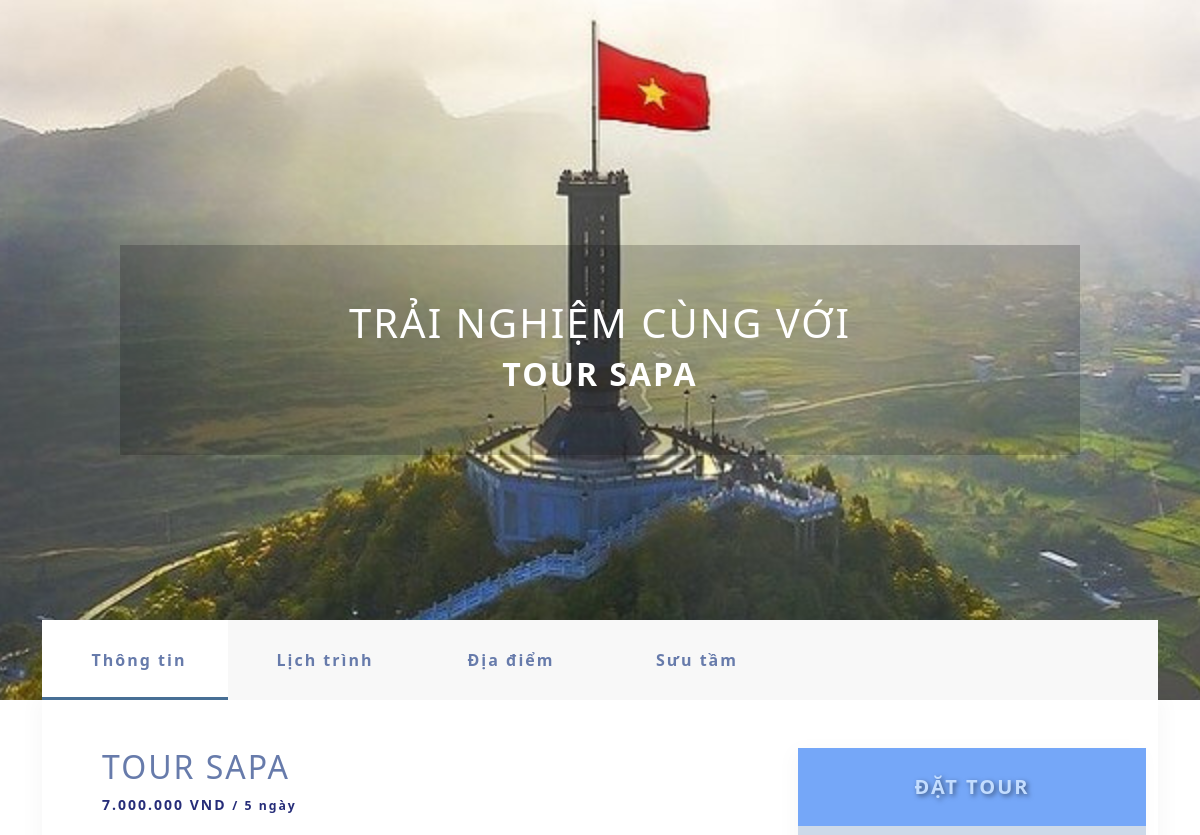
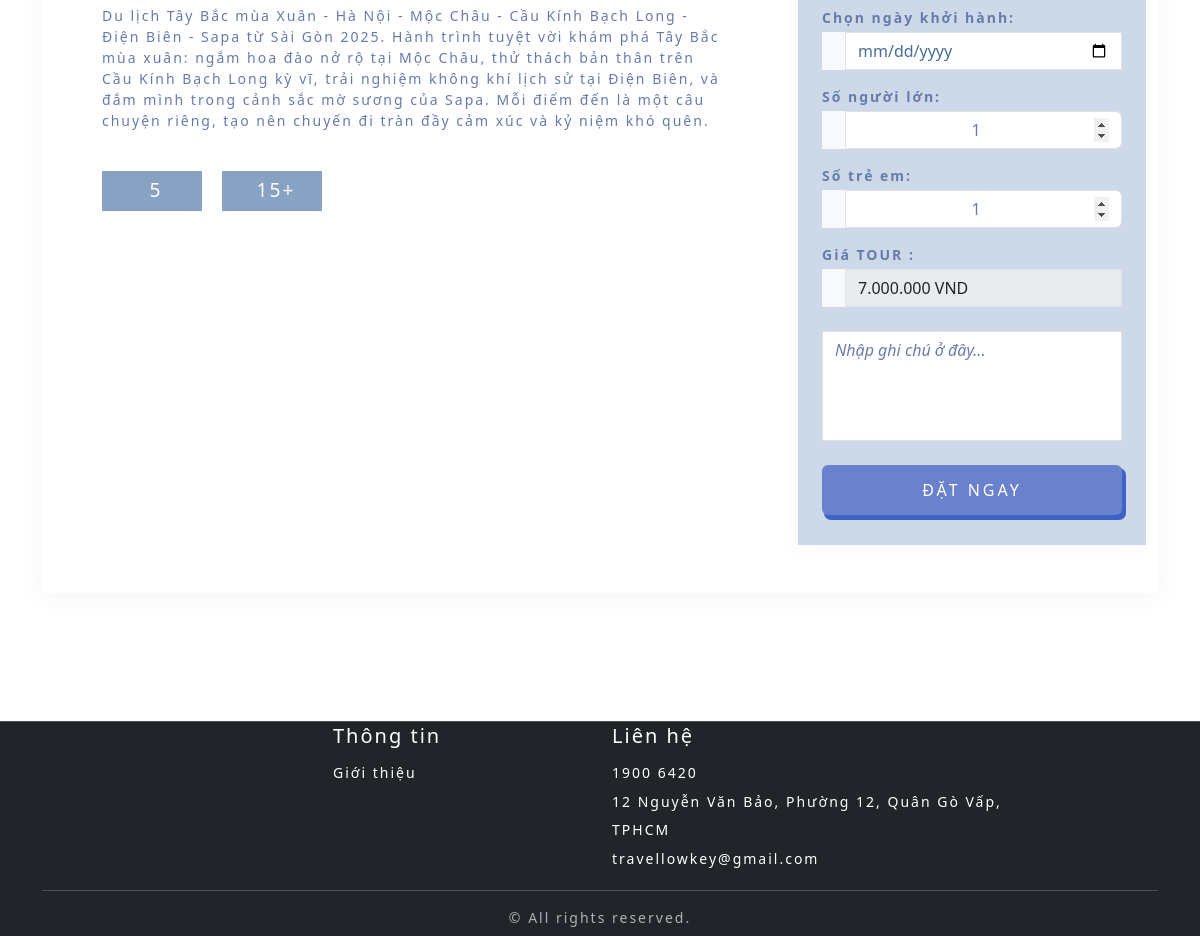
Screenshot of /modules/home/tour_detail.php?tourCode=3 with the database file from the repository (2 pictures, top to bottom).
### tables this page shows
CREATE TABLE `tour`  (
    `tourCode` int NOT NULL AUTO_INCREMENT,
    `tourName` varchar(100) NULL DEFAULT NULL,
    `tourImage` varchar(500) NULL DEFAULT NULL,
    `startDate` datetime NULL DEFAULT NULL,
    `price` float NULL DEFAULT NULL,
    `description` varchar(500) NULL DEFAULT NULL,
    `employeeCode` int NULL DEFAULT NULL,
    `vehicleCode` int NULL DEFAULT NULL,
    `tourPackageCode` int NULL DEFAULT NULL,
    `endDate` datetime NULL DEFAULT NULL,
    PRIMARY KEY (`tourCode`),
    INDEX `vehicleCode`(`vehicleCode`),
    INDEX `employeeCode`(`employeeCode`),
    INDEX `tourPackageCode`(`tourPackageCode`),
    CONSTRAINT `tour_ibfk_1` FOREIGN KEY (`vehicleCode`) REFERENCES `vehicle` (`vehicleCode`) ON DELETE RESTRICT ON UPDATE RESTRICT,
    CONSTRAINT `tour_ibfk_2` FOREIGN KEY (`employeeCode`) REFERENCES `employee` (`employeeCode`) ON DELETE RESTRICT ON UPDATE RESTRICT,
    CONSTRAINT `tour_ibfk_3` FOREIGN KEY (`tourPackageCode`) REFERENCES `tourpackage` (`tourPackageCode`) ON DELETE RESTRICT ON UPDATE RESTRICT
);

### models/tourConnect.php (called while the page is built, shortened)
<?php
include_once("clsKetNoi.php");
class modelTour
{
    private $conn;
    function __construct()
    {
        $p = new clsKetNoi();
        $this->conn = $p->ketNoiDB();
    }
    function getTour($tourCode){
        if($this->conn){
            $query = "SELECT * FROM tour WHERE tourCode =?";
            $stmt = $this->conn->prepare($query);
            $stmt->bind_param('i', $tourCode);
            $stmt->execute();
            $result = $stmt->get_result();
            $row = $result->fetch_assoc();
            return $row;
        }else{
            return false;
        }
    }
}

### models/clsKetNoi.php (called while the page is built, shortened)
<?php
class clsKetNoi
{
    function ketNoiDB() {
        $this->conn = new mysqli("localhost", "root", "", "ptud");
        return $this->conn;
    }
}

### modules/home/tour_detail.php (the view, shortened to what this page needs)
<?php
    include("../../models/tourConnect.php");
    $tour = new modelTour();
    $get_tourCode = isset($_GET['tourCode']) ? (int)$_GET['tourCode'] : 0;
    $tour_inforDetail = $tour->getTour($get_tourCode);
    $startDate = new DateTime(htmlspecialchars($tour_inforDetail['startDate']));
    $endDate = new DateTime(htmlspecialchars($tour_inforDetail['endDate']));
    $interval = $startDate->diff($endDate);
    include_once("../../models/clsKetNoi.php");
?>
<!DOCTYPE html>
<html lang="vi">
<head>
    <link rel="stylesheet" href="/Tour_management/asset/css/bootstrap.min.css">
    <link rel="stylesheet" href="/Tour_management/asset/css/style.css">
    <link rel="stylesheet" href="/Tour_management/asset/css/tourDetail.css">
</head>
<body>
    <div class="divImage">
        <img src="<?= htmlspecialchars($tour_inforDetail['tourImage']) ?>" alt="">
        <div class="Slogan">
            <h1>TRẢI NGHIỆM CÙNG VỚI</h1>
            <h2 class="text-uppercase fw-bold"><?= htmlspecialchars($tour_inforDetail['tourName']) ?></h2>
        </div>
    </div>
    <section class="tour-detail pb-5" style="transform: translateY(-80px);">
        <div class="container">
            <div class="content">
                <div class="row">
                    <div class="row row-tab col" id="myTab" role="tablist">
                        <a href="#tab1" id="tab1-tab" data-bs-toggle="tab" role="tab" aria-controls="tab1"
                            aria-selected="true" class="tab-item active col fw-bold text-decoration-none">
                            <i class="fa-solid fa-circle-info me-2"></i>Thông tin
                        </a>
                        <a href="#tab2" id="tab2-tab" data-bs-toggle="tab" role="tab" aria-controls="tab2"
                            aria-selected="false" class="tab-item col fw-bold text-decoration-none">
                            <i class="fa-solid fa-calendar-days me-2"></i>Lịch trình
                        </a>
                        <a href="#tab3" id="tab3-tab" data-bs-toggle="tab" role="tab" aria-controls="tab3"
                            aria-selected="false" class="tab-item col fw-bold text-decoration-none">
                            <i class="fa-solid fa-name-dot me-2"></i>Địa điểm
                        </a>
                        <a href="#tab4" id="tab4-tab" data-bs-toggle="tab" role="tab" aria-controls="tab4"
                            aria-selected="false" class="tab-item col fw-bold text-decoration-none">
                            <i class="fa-solid fa-camera me-2"></i>Sưu tầm
                        </a>
                    </div>
                    <div class="col-xl-4 d-xl-flex d-lg-none not-used"></div>
                </div>
                <div class="row py-5 row-content-tab">
                    <div class="col-xl-8 col-lg-8 col-md-12">
                        <div class="tab-content px-xl-5 px-lg-5 px-md-3 px-sm-0">
                            <div class="tab-infor tab-pane fade show active" id="tab1" role="tabpanel" aria-labelledby="tab1-tab">
                                <div class="name">
                                    <p class="h2 text-uppercase"><?= htmlspecialchars($tour_inforDetail['tourName'])?></p>
                                </div>
                                <div class="price">
                                    <p class="mb-0">
                                        <span><?= number_format(htmlspecialchars($tour_inforDetail['price']), 0, ',', '.') ?> VND</span>
                                        <small>/ <?= $interval->days . " ngày"; ?></small>
                                    </p>
                                </div>
                                <div class="decs py-4">
                                    <p class="text"><?= htmlspecialchars($tour_inforDetail['description'])?></p>
                                </div>
                                <div class="btn-group">
                                    <div class="day d-flex align-items-center justify-content-center">
                                        <i class="fa-regular fa-calendar me-2"></i>5
                                    </div>
                                    <div class="age d-flex align-items-center justify-content-center">
                                        <i class="fa-regular fa-user me-2"></i>15+
                                    </div>
                                </div>
                            </div>
                        </div>
                    </div>
                    <div class="col-xl-4 col-lg-4 col-md-12" id="books">
                        <div class="books-form">
                            <div class="text-head text-center p-4 fw-bold fs-5">ĐẶT TOUR</div>
                            <form action="booking.php" method="post" enctype="multipart/form-data" class="px-4">
                                <label for="stratDate" class="form-label pt-3 pb-0 mb-0 fw-bold">Chọn ngày khởi hành:</label>
                                <div class="input-group pt-1">
                                    <span class="input-group-text border-0 rounded-0"><i class="fa-regular fa-calendar-days border-0"></i></span>
                                    <input type="date" class="input form-control bg-opacity-50 rounded-0" id="date" name="date" required>
                                </div>
                                <label for="adults" class="form-label pt-3 pb-0 mb-0 fw-bold">Số người lớn:</label>
                                <div class="input-group pt-1">
                                    <span class="input-group-text border-0 rounded-0"><i class="fa-solid fa-door-open border-0"></i></span>
                                    <input type="number" id="adults" name="adults" class="form-control text-center" value="1" min="1">
                                </div>
                                <label for="children" class="form-label pt-3 pb-0 mb-0 fw-bold">Số trẻ em:</label>
                                <div class="input-group pt-1">
                                    <span class="input-group-text border-0 rounded-0"><i class="fa-solid fa-door-open border-0"></i></span>
                                    <input type="number" class="form-control text-center" id="children" name="children" value="1" min="1">
                                </div>
                                <div class="price pe-0">
                                    <label for="price" class="form-label pt-3 pb-0 mb-0 fw-bold">Giá TOUR :</label>
                                    <div class="input-group pt-1">
                                        <span class="input-group-text border-0 rounded-0"><i class="fa-solid fa-door-open border-0"></i></span>
                                        <input type="text" class="input form-control rounded-0" id="price" name="price" value="<?= number_format(htmlspecialchars($tour_inforDetail['price']), 0, ',', '.') ?> VND" disabled>
                                    </div>
                                </div>
                                <div class="comment pt-4">
                                    <textarea class="form-control rounded-0" id="comment" name="comment" rows="4" placeholder="Nhập ghi chú ở đây..."></textarea>
                                </div>
                                <div class="btn-books w-100 pt-4 text-center">
                                    <button type="submit" name="bookings" class="btn w-100">ĐẶT NGAY</button>
                                </div>
                            </form>
                        </div>
                    </div>
                </div>
            </div>
        </div>
    </section>
    <footer class="footer bg-body border-top" data-bs-theme="dark">
        <div class="container pb-md-2">
            <div class="row">
                <div class="col-3">
                </div>
                <div class="col-3">
                    <h5 class="text-white font-weight-bold">Thông tin</h5>
                    <span class="text-white">Giới thiệu</span>
                </div>
                <div class="col-5">
                    <h5 class="text-white font-weight-bold">Liên hệ</h5>
                    <div class="text-white">
                        1900 6420
                    </div>
                    <div class="text-white">
                        12 Nguyễn Văn Bảo, Phường 12, Quân Gò Vấp, TPHCM
                    </div>
                    <div class="text-white">
                        travellowkey@gmail.com
                    </div>
                </div>
                <div class="col-12 border-top mt-3 pt-3 text-center">
                    <p class="text-body-secondary mb-0">
                        © All rights reserved.</p>
                </div>
            </div>
        </div>
    </footer>
</body>
</html>

### asset/css/style.css (style rules this page uses)
.footer .text-white { line-height: 1.8rem !important; }

### asset/css/tourDetail.css (style rules this page uses)
* { margin: 0; padding: 0; box-sizing: border-box; }
html { scroll-behavior: smooth; }
body { font-size: 14px; color: #677bab; letter-spacing: 2px; }
.divImage { position: relative; width: 100%; height: 700px; }
.divImage img { width: 100%; height: 100%; object-fit: cover; }
.Slogan { display: flex; flex-direction: column; justify-content: center; align-items: center; position: absolute; width: 80%; height: 30%; background: rgba(0, 0, 0, 0.2); top: 50%; left: 50%; transform: translate(-50%, -50%); text-align: center; color: white; padding: 10px; }
.row-tab { height: 80px; }
.tab-item { color: #677bab; font-size: 1rem; background-color: #f8f8f8; height: 100%; display: flex; align-items: center; justify-content: center; position: relative; }
.tab-item.active { background-color: #fff; }
.tab-item:hover::after, .tab-item.active::after { content: ""; display: block; height: 3px; background-color: #476f95; position: absolute; bottom: 0; width: 100%; animation: slide-in 0.5s forwards; }
.not-used { background-color: #f8f8f8; }
.row-content-tab { box-shadow: 0 3px 20px 5px rgba(0, 0, 0, .03); }
.price p { color: #262d79; font-weight: bold; }
.decs .text { display: -webkit-box; -webkit-line-clamp: 6; -webkit-box-orient: vertical; overflow: hidden; text-overflow: ellipsis; display: -moz-box; -moz-line-clamp: 6; -moz-box-orient: vertical; line-clamp: 6; box-orient: vertical; }
.btn-group { gap: 20px; }
.btn-group div { width: 100px; height: 40px; background-color: #88a2c4; font-size: 1.2rem; color: #fff; }
.row, .container-fluid, .content { margin: 0; padding: 0; }
.books-form { width: 100%; height: max-content; background-color: #cdd9e9; box-shadow: -4px 3px 20px 0px rgba(0, 0, 0, .03); padding-bottom: 30px; }
.books-form .text-head { color: #c3ddff; background-color: #75a7f8; text-shadow: 2px 2px 5px rgba(0, 0, 0, 0.5); }
::placeholder { color: #677bab!important; font-style: italic; }
input[type = date] { color: #476f95; }
input:valid { color: #677bab; }
.books-form .btn { color: #fff; background-color: #6a82ce; box-shadow: 3px 4px 0px 1px #3f62c6; height: 50px; letter-spacing: 3px; }
textarea { resize: none; width: 100%; max-width: 100%; box-sizing: border-box; color: #fff; background-color: #1c2f5e; border: 1px solid #ccc; border-radius: 5px; padding: 10px; }

### rows the page displays
tour: tourImage (picture), tourName "TOUR SAPA", price "7.000.000", startDate+endDate "5", description "Du lịch Tây Bắc mùa Xuân - Hà Nội - Mộc Châu - Cầu Kính Bạch Long - Điện Biên - Sapa từ Sài Gòn 2025. Hành trình tuyệt vời khám phá Tây Bắc mùa xuân: ngắm hoa đào nở rộ tại Mộc Châu, thử thách bản thân trên Cầu Kính Bạch Long kỳ vĩ, trải nghiệm không khí lịch sử tại Điện Biên, và đắm mình trong cảnh sắc mờ sương của Sapa. Mỗi điểm đến là một câu chuyện riêng, tạo nên chuyến đi tràn đầy cảm xúc và kỷ niệm khó quên.", price "7.000.000 VND"
